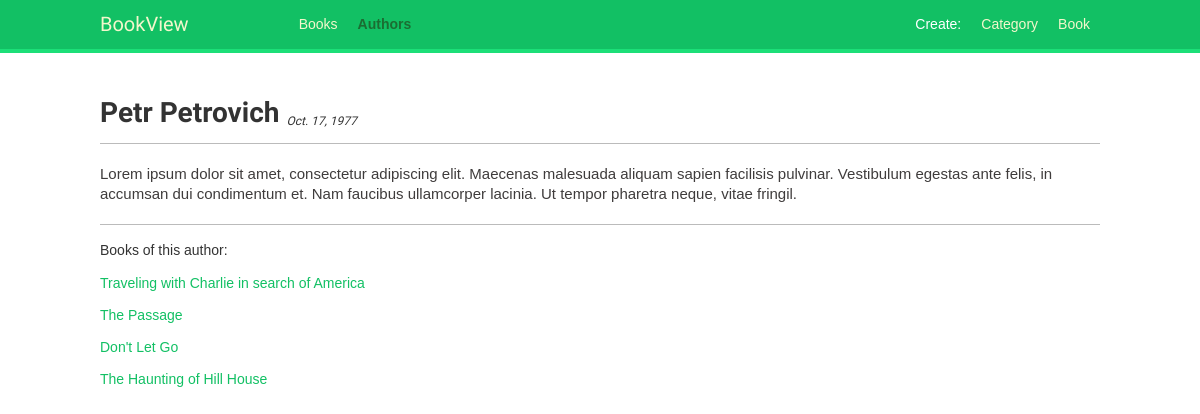
The app's page /books/authors/petr-petrovich/, older data.
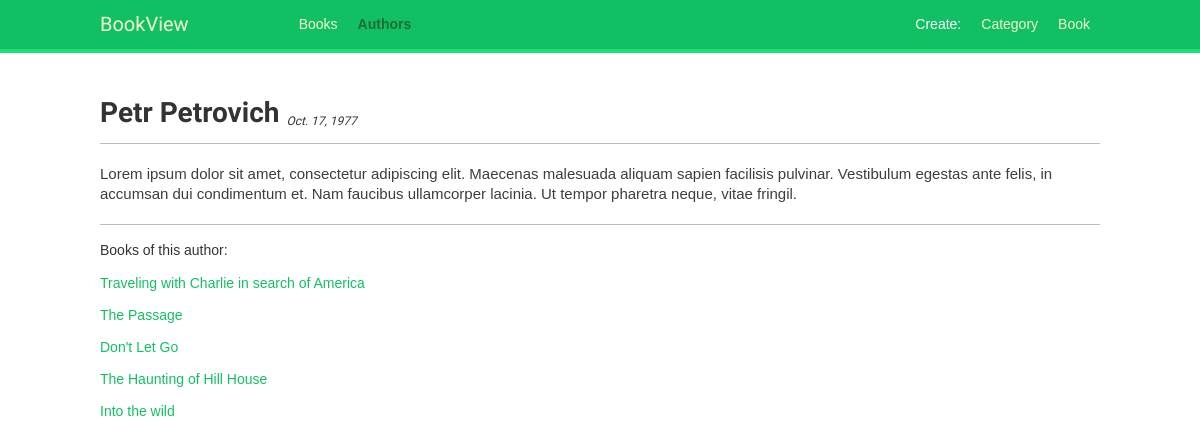
The same page, newer data.
### books/models.py (models this page shows, shortened)
class Book(models.Model):
    title = models.CharField(max_length=48)
    slug = models.SlugField(max_length=250,
                            blank=True)
    description = models.TextField(max_length=500)
    year = models.IntegerField()
    image = models.ImageField(blank=True,
                              null=True,
                              upload_to='image/')
    preview_image = models.ImageField(blank=True,
                                      null=True,
                                      upload_to='preview/')
    author = models.ManyToManyField(Author)
    category = models.ForeignKey(Category)
    def __str__(self):
        return self.title
    def get_absolute_url(self):
        return reverse('books:book_detail',
                       args=[self.slug])

### books/views.py (the view)
# urls.py: url(r'^authors/(?P<author>[-\w]+)/$', views.AuthorDetailView.as_view(), name='author_detail'),
class AuthorDetailView(DetailView):
    template_name = 'detail_author.html'
    model = Author
    context_object_name = 'author'
    slug_url_kwarg = 'author'
    def get_context_data(self, **kwargs):
        context = super(AuthorDetailView, self).get_context_data(**kwargs)
        books = Book.objects.filter(author=context['author'])
        context['books'] = books
        context['section'] = 'author'
        return context

### books/templates/detail_author.html (shortened to what this page needs)
{% extends "base.html" %}
{% block content %}
    <div class="detail-name">
        <h1>{{ author.first_name }} {{ author.last_name }}
            <i><sub>{{ author.date }}</sub></i>
        </h1>
    </div>
    <div class="detail-desk">
        <p>{{ author.bio }}</p>
    </div>
    <span>Books of this author: </span>
    <div class="detail-book">
        {% for book in books %}
            <p><a href="{{ book.get_absolute_url }}">{{ book }}</a></p>
        {% endfor %}
    </div>
{% endblock %}

Row changes from the older to the newer data that the page shows:
added Book: title "Into the wild"
